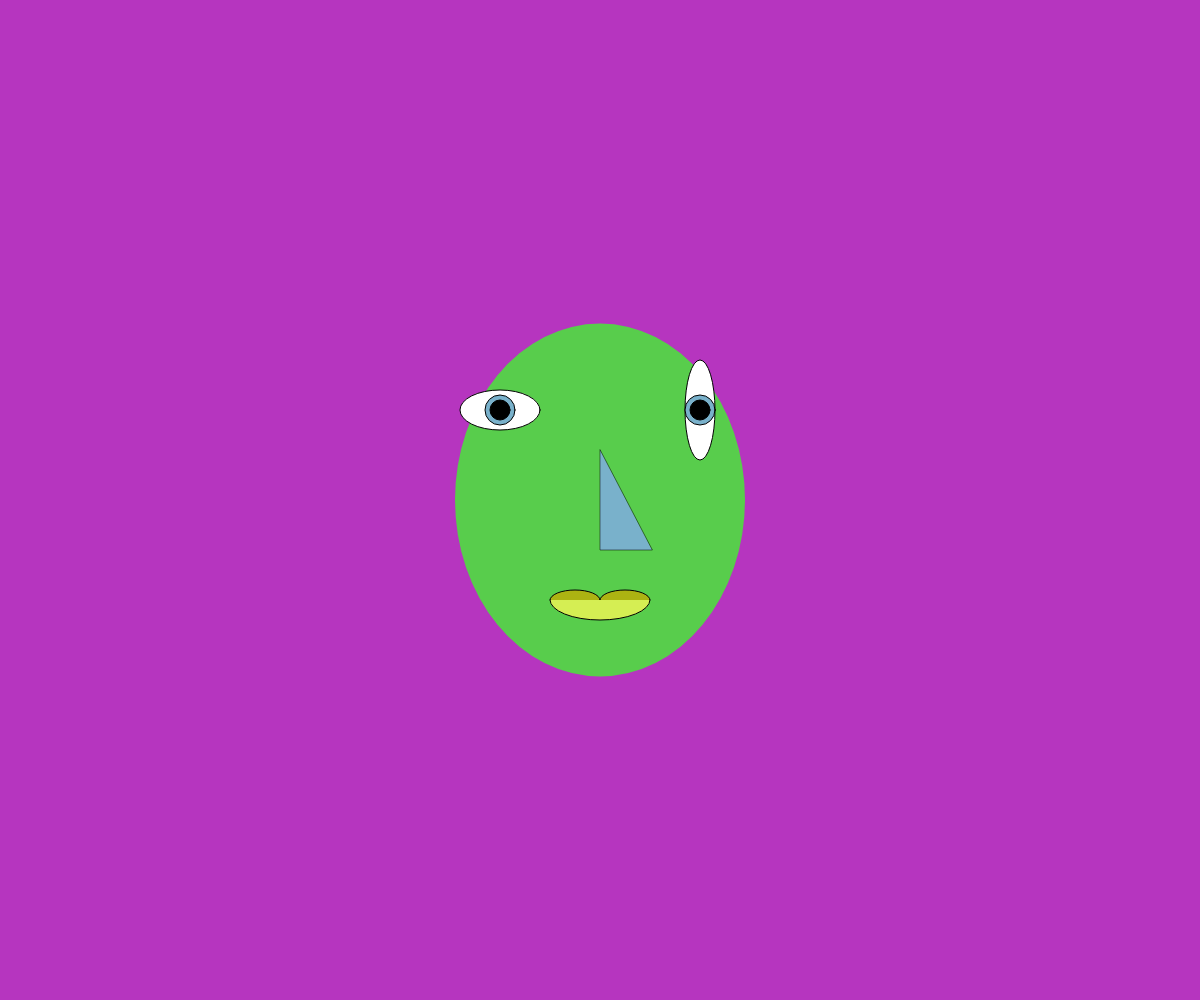
Frame 1 (no input)
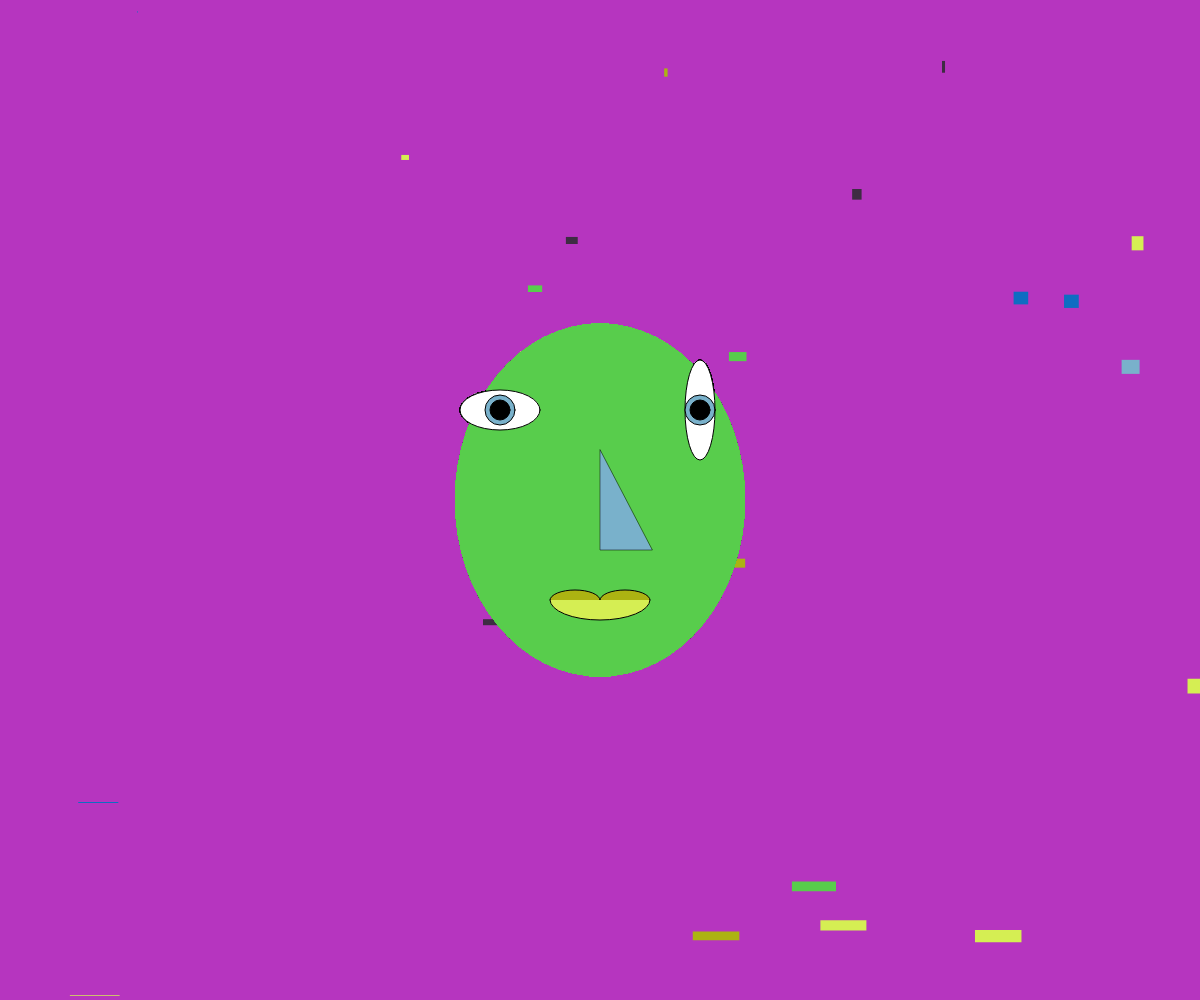
Frame 60 (no input)
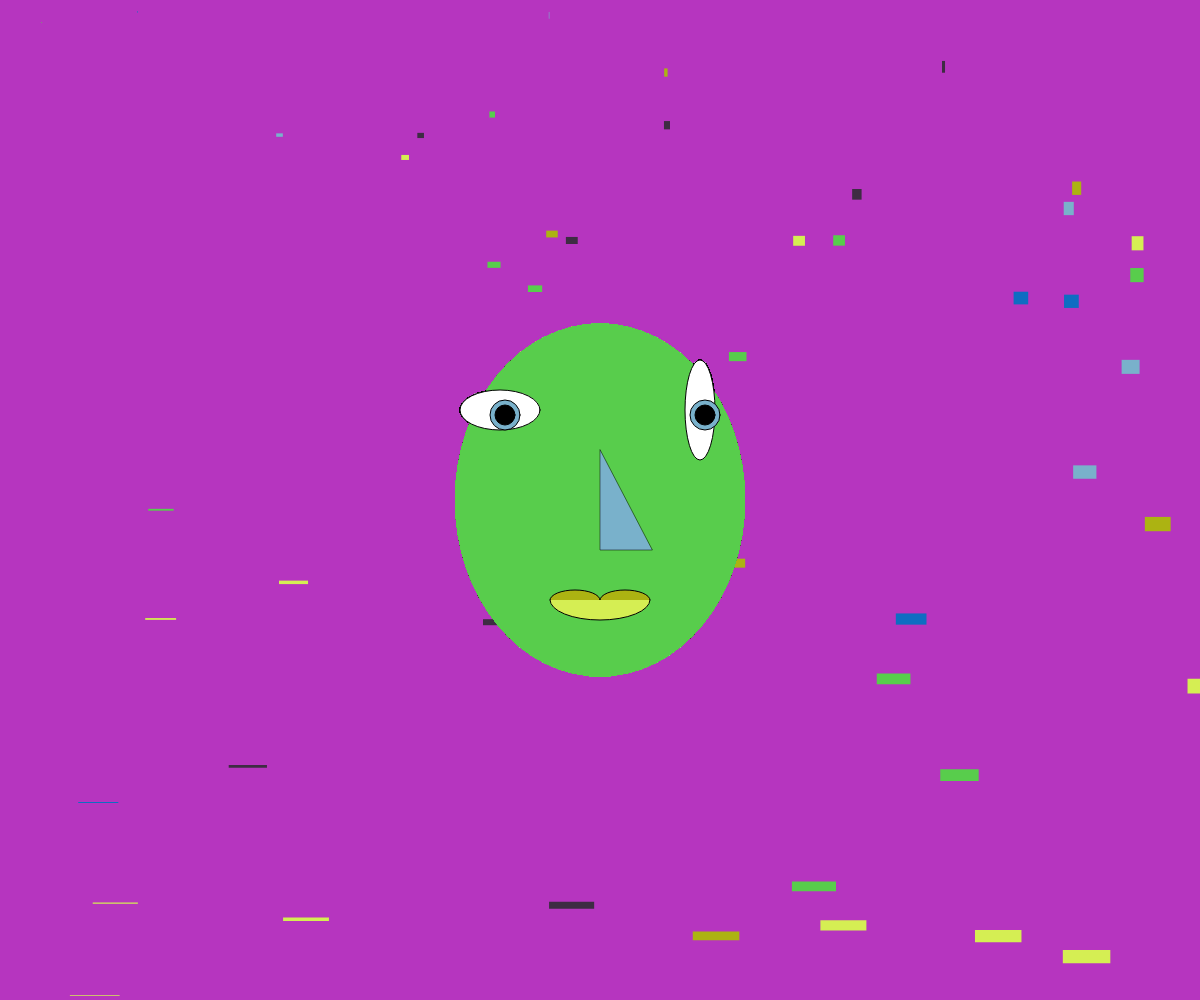
Frame 120 (the mouse pressed at the canvas centre since frame 60)

The p5.js sketch that drew these frames (run headless with seeded random() and noise() and a simulated clock; from frame 60 on, the mouse is pressed at the canvas centre):

// p5.js sketch
// ── sketch.js
let colors;
let faceFill, eyeFill, lip1, lip2, noseFill;
let dice1, dice2;

// anything in the setup function will be run once
function setup() {
  // create a canvas, where your p5 sketch will live
  createCanvas(windowWidth, windowHeight);
  // set the background colour of the canvas randomly using the randomColour function
  background(randomColour());

  colors = [
    randomColour(),
    randomColour(),
    randomColour(),
    randomColour(),
    randomColour(),
    randomColour(),
  ];
  faceFill = random(colors);
  eyeFill = random(colors);
  lip1 = random(colors);
  lip2 = random(colors);
  noseFill = random(colors);
  // frameRate(3);
}

// anything in the draw function will be run over and over according the frame rate
function draw() {
  dice1 = random(0, 5);
  dice2 = random(0, 12);
  rectFill = random(colors);
  x_mapped = map(dice1, 0, 5, 0, width);
  y_mapped = map(dice2, 0, 5, 0, height);
  push();
  noStroke();
  fill(rectFill);
  rect(x_mapped, y_mapped, dice2 * 10, dice1 * 3);
  pop();
  // face
  fill(faceFill);
  noStroke();
  ellipse(windowWidth / 2, windowHeight / 2, 290, 353);

  // eyes
  // the push and pop functions are used to isolate the style changes to the eyes by creating a beginning and end point for the changes
  push();
  fill("white");
  stroke(0);
  strokeWeight(1);
  ellipse(windowWidth / 2 - 100, windowHeight / 2 - 90, 80, 40);
  ellipse(windowWidth / 2 + 100, windowHeight / 2 - 90, 30, 100);
  pop();

  // top lip
  fill(lip1);
  stroke(0);
  strokeWeight(1);
  arc(windowWidth / 2 - 25, windowHeight / 2 + 100, 50, 20, PI, 0);
  arc(windowWidth / 2 + 25, windowHeight / 2 + 100, 50, 20, PI, 0);
  // bottom lip
  fill(lip2);
  arc(windowWidth / 2, windowHeight / 2 + 100, 100, 40, 0, PI);

  // nose
  push();
  fill(noseFill);
  strokeWeight(0.5);
  stroke(0);
  triangle(
    windowWidth / 2,
    windowHeight / 2 - 50,
    windowWidth / 2,
    windowHeight / 2 + 50,
    windowWidth / 2 + 52,
    windowHeight / 2 + 50
  );
  pop();
  // have the eyes follow the cursor
  irisMove();
}
function windowResized() {
  resizeCanvas(windowWidth, windowHeight);
  background(randomColour());
}

function irisMove() {
  let x = map(mouseX, 0, width, 0, 10);
  let y = map(mouseY, 0, height, 0, 10);
  fill(eyeFill);
  circle(windowWidth / 2 - 100 + x, windowHeight / 2 - 90 + y, 30);
  circle(windowWidth / 2 + 100 + x, windowHeight / 2 - 90 + y, 30);
  fill("black");
  circle(windowWidth / 2 - 100 + x, windowHeight / 2 - 90 + y, 20);
  circle(windowWidth / 2 + 100 + x, windowHeight / 2 - 90 + y, 20);
}

function randomColour() {
  let r = random(255);
  let g = random(255);
  let b = random(255);
  return color(r, g, b);
}
